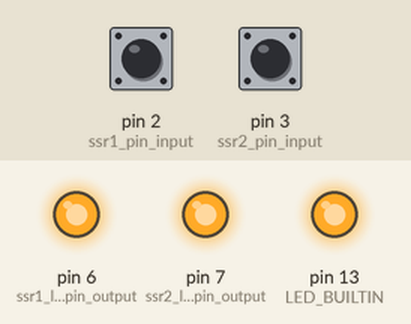
This program was run on a simulated Arduino Nano, built with avr-gcc and run on an emulated ATmega328P. Parts: output pins drawn as LEDs (lit = HIGH). Inputs (shaded band) come from the test bench; at power-on: pin 2 (ssr1_pin_input) HIGH, pin 3 (ssr2_pin_input) HIGH. Pins used as bus, display or sensor lines are not drawn.

Above: at 1.2 s.
1.3 s: pin 2 (ssr1_pin_input) pulsed LOW 5 times (0.12 s each, 0.3 s apart)
At 3.0 s:
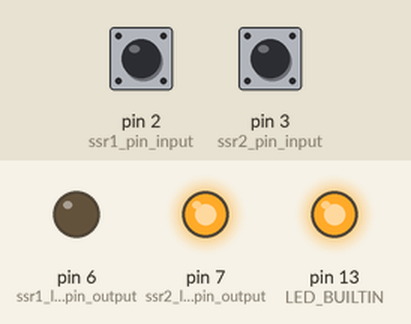
4.3 s: pin 3 (ssr2_pin_input) pulsed LOW 2 times (0.12 s each, 0.3 s apart)
At 4.62 s:
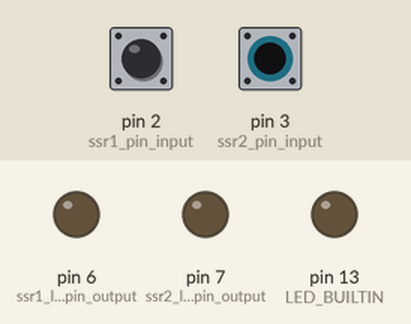
Timing chart, 0 to 7.3 s (numbered marks = the images above; inputs shaded):
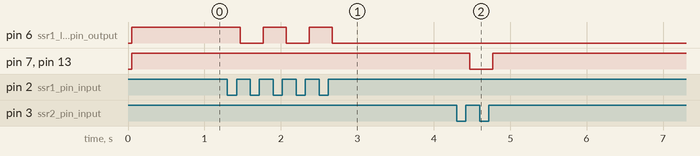

The program:

main.cpp
```cpp
//#define __DEBUG__

#include <Arduino.h>
#include "debouncer.hpp"

typedef void (* FunctionPointer) (bool);

const int ssr1_pin_input = PD2; // switch
const int ssr1_pin_output = PD4;
const int ssr1_led_pin_output = PD6;
debounce_t ssr1_debounce;

const int ssr2_pin_input = PD3; // switch
const int ssr2_pin_output = PD5;
const int ssr2_led_pin_output = PD7;
debounce_t ssr2_debounce;

#ifdef __DEBUG__
const unsigned long auto_switch_after_ms = .3*60*1000l;
const unsigned long blink_after_ms = .1*60*1000l;
#else
const unsigned long auto_switch_after_ms = 6*60*60*1000l;
const unsigned long blink_after_ms = 5.5*60*60*1000l;
#endif

void display_current_ssr_status();
void set_led_status();
void ssr1_change_state(bool toggle);
void ssr1_check_button_state();
void ssr2_change_state(bool toggle);
void ssr2_check_button_state();
void auto_switch_off(debounce_t* ssr_debounce, int output_pin, FunctionPointer);

// the setup function runs once when you press reset or power the board
void setup() {
    //Start serial connection
#ifdef __DEBUG__
    Serial.begin(9600);
#endif

    // initialize digital pin LED_BUILTIN as an output.
    pinMode(LED_BUILTIN, OUTPUT);

    pinMode(ssr1_pin_input, INPUT);
    pinMode(ssr1_pin_output, OUTPUT);
    pinMode(ssr1_led_pin_output, OUTPUT);

    pinMode(ssr2_pin_input, INPUT);
    pinMode(ssr2_pin_output, OUTPUT);
    pinMode(ssr2_led_pin_output, OUTPUT);

    bool initial_state = LOW;
    digitalWrite(ssr1_pin_output, initial_state);
    digitalWrite(ssr1_led_pin_output, initial_state);
    digitalWrite(ssr2_pin_output, initial_state);
    digitalWrite(ssr2_led_pin_output, initial_state);
}

// the loop function runs over and over again forever
void loop() {
    ssr1_check_button_state();
    ssr2_check_button_state();

#ifdef __DEBUG__
    if (millis() % 5000 == 1) {
        display_current_ssr_status();
    }
#endif
}

void display_current_ssr_status() {
    Serial.print("SSR1 is ");
    Serial.print(ssr1_debounce.toggle);
    Serial.print(" SSR2 is ");
    Serial.println(ssr2_debounce.toggle);
}

void set_led_status() {
#ifdef __DEBUG__
    display_current_ssr_status();
#endif

    bool led_status = ssr1_debounce.toggle | ssr2_debounce.toggle;
    digitalWrite(LED_BUILTIN, led_status  ? HIGH : LOW);

#ifdef __DEBUG__
    Serial.print("LED_BUILTIN should be ");
      Serial.println(led_status);
#endif
}

void ssr1_change_state(bool toggle) {
#ifdef __DEBUG__
    Serial.print("Solid State Relay 1 should be ");
    Serial.println(toggle);
#endif
    digitalWrite(ssr1_pin_output, toggle ? HIGH : LOW);
    digitalWrite(ssr1_led_pin_output, toggle ? HIGH : LOW);
    set_led_status();
}
void ssr1_check_button_state() {
    int reading = digitalRead(ssr1_pin_input);
    debouncer(&ssr1_debounce, reading, ssr1_change_state);

    auto_switch_off(&ssr1_debounce, ssr1_led_pin_output, ssr1_change_state);
}

void ssr2_change_state(bool toggle) {
#ifdef __DEBUG__
    Serial.print("Solid State Relay 2 should be ");
    Serial.println(toggle);
#endif
    digitalWrite(ssr2_pin_output, toggle ? HIGH : LOW);
    digitalWrite(ssr2_led_pin_output, toggle ? HIGH : LOW);
    set_led_status();
}
void ssr2_check_button_state() {
    int reading = digitalRead(ssr2_pin_input);
    debouncer(&ssr2_debounce, reading, ssr2_change_state);

    auto_switch_off(&ssr2_debounce, ssr2_led_pin_output, ssr2_change_state);
}

void auto_switch_off(debounce_t* ssr_debounce, int output_pin, FunctionPointer ssr_func) {
    if (!ssr_debounce->toggle) {
        return;
    }
    if ((millis() - ssr_debounce->last_debounce_time) > blink_after_ms) {
        ssr_debounce->close_to_timeout = true;
        digitalWrite(output_pin, (millis() / 250) % 2);
    }
    if ((millis() - ssr_debounce->last_debounce_time) > auto_switch_after_ms) {
        ssr_debounce->close_to_timeout = false;
        ssr_debounce->last_debounce_time = millis();
        ssr_debounce->toggle = !ssr_debounce->toggle;
        ssr_func(ssr_debounce->toggle);
    }
}
```

debouncer.hpp
```cpp
#include <Arduino.h>

/**
 * #include "debouncer.hpp"
 *
 * const int pushPin = D2;
 * debounce_t push_debounce;
 *
 * void setup() {
 *     pinMode(LED_BUILTIN, OUTPUT);
 *     pinMode(pushPin, INPUT);
 *     // if needed you can update the debounce delay
 *     push_debounce.debounce_delay_ms = 60;
 * }
 * void push_action(bool toggle) {
 *     digitalWrite(LED_BUILTIN, toggle ? HIGH : LOW);
 * }
 *
 * void push_button_read() {
 *     int reading = digitalRead(pushPin);
 *     debouncer(&push_debounce, reading, push_action);
 * }
 *
 * void loop() {
 *     push_button_read();
 * }
 */
typedef void (* FunctionPointer) (bool);

struct debounce_t {
    int state{}; // the current reading from the input pin
    int last_state = LOW; // the previous reading from the input pin
    unsigned long last_debounce_time = 0; // the last time the output pin was toggled
    unsigned long debounce_delay_ms = 50;
    bool toggle = false;
    bool close_to_timeout = false;
};

void debouncer(debounce_t *debounce_struct, int reading, FunctionPointer func) {
    // debounce mechanisms
    if (reading != debounce_struct->last_state) {
        debounce_struct->last_debounce_time = millis();
    }

    if ((millis() - debounce_struct->last_debounce_time) > debounce_struct->debounce_delay_ms) {
        if (reading != debounce_struct->state) {
            debounce_struct->state = reading;

            if (debounce_struct->state == HIGH) {
                if (debounce_struct->close_to_timeout) {
                    debounce_struct->close_to_timeout = false;
                    debounce_struct->last_debounce_time = millis() - 1000;
                    func(debounce_struct->toggle);// function action
                } else {
                    debounce_struct->toggle = !debounce_struct->toggle;
                    #ifdef __DEBUG__
                    Serial.print("debouncer run function : toggle ");
                    Serial.println(debounce_struct->toggle);
                    #endif
                    func(debounce_struct->toggle);// function action
                }
            }
        }
    }
    // save the reading. Next time through the loop, it'll be the lastButtonState:
    debounce_struct->last_state = reading;
}
```

Measured:
- after the input at 1.3 s, pin 6 (ssr1_led_pin_output): alternates HIGH for 0.30 s and LOW for 0.30 s, 5 changes in all, then stays LOW, starting after 0.17 s
- after the input at 4.3 s, pin 7 (ssr2_led_pin_output), pin 13 (LED_BUILTIN): HIGH → LOW after 0.17 s, → HIGH 0.30 s later
